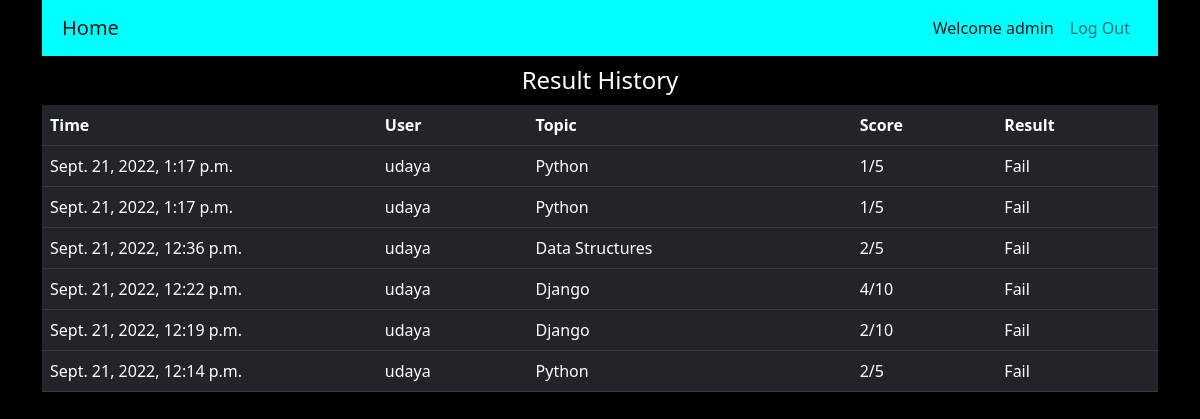
Page /results/all (signed in) on the committed database.
### quizApp/models.py (models this page shows, shortened)
class Result(models.Model):
    user = models.ForeignKey(settings.AUTH_USER_MODEL, related_name="result", on_delete=models.CASCADE)
    total_correct = models.PositiveIntegerField()
    total_question = models.PositiveIntegerField()
    date_time = models.DateTimeField(auto_now=True)
    topic = models.ForeignKey(Topic, related_name="results", on_delete=models.CASCADE)
    answers = models.JSONField()
    passed = models.BooleanField(default=False)
    class Meta:
        ordering = ['-date_time']

class Topic(models.Model):
    name = models.CharField(max_length=80, verbose_name="Topic Name", unique=True)
    time = models.IntegerField(verbose_name="Total test time in minutes", choices=TIME_CHOICES)
    def __str__(self):
        return self.name

### quizApp/views.py (the view)
# urls.py: path('results/all',ResultView.as_view(),name='all_results'),
class ResultView(LoginRequiredMixin, ListView):
    model = Result
    def get_queryset(self):
        if self.request.user.is_staff:
            return super().get_queryset()
        else:
            return super().get_queryset().filter(user=self.request.user)

### quizApp/templates/quizApp/result_list.html (shortened to what this page needs)
{% extends 'base.html' %}
{% load bootstrap5 %}
{% block content %}
<h4 style="text-align: center; margin: 10px;">Result History</h4>
{% if result_list %}
<table class="table table-hover table-dark">
    <thead>
        <tr>
            <th scope="col" style="width: 30%;">Time</th>
            <th scope="col">User</th>
            <th scope="col">Topic</th>
            <th scope="col">Score</th>
            <th scope="col">Result</th>
        </tr>
    </thead>
    <tbody>
        {% for result in result_list %}
        <tr>
            <td>{{result.date_time}}</td>
            <td>{{result.user.username}}</td>
            <td>{{result.topic}}</td>
            <td>{{result.total_correct}}/{{result.total_question}}</td>
            {% if result.passed %}
            <td>Pass</td>
            {% else %}
            <td>Fail</td>
            {% endif %}
        </tr>
        {% endfor %}
    </tbody>
</table>
{% endif %}
{% endblock %}

### templates/base.html (shortened to what this page needs)
<!DOCTYPE html>
{% load static %}
<html lang="en">
<head>
    <link href="https://cdn.jsdelivr.net/npm/bootstrap@5.2.1/dist/css/bootstrap.min.css" rel="stylesheet">
    <link rel="stylesheet" href="{% static 'css/main.css' %}">
</head>
<body>
    <div class="container">
    <nav class="navbar navbar-expand-lg navbar-light" style="padding-left:20px; padding-right:20px; background-color: #00FFFF;">
        <a class="navbar-brand" href="{% url 'quizapp:home' %}">Home</a>
        <div class="collapse navbar-collapse" id="navbarNav">
            <div class="collapse navbar-collapse justify-content-end" id="navbarSupportedContent">
                <ul class="navbar-nav ">
                    {% if user.is_authenticated %}
                    <li class="nav-item">
                        <span class="navbar-text nav-link active">Welcome {{user}}</span>
                    </li>
                    <li class="nav-item"><a class="nav-link" href="{% url 'logout' %}">Log Out</a></li>
                    {% endif %}
                </ul>
            </div>
        </div>
    </nav>
    {% block content %}
    {% endblock %}
    </div>
</body>
</html>

### main/static/css/main.css (style rules this page uses)
body { background-color:black; color:white !Important; }

### rows in the picture
Result: date_time "Sept. 21, 2022, 1:17 p.m.", user.username "udaya", topic "Python", total_correct "1", total_question "5", passed "Fail"
Result: date_time "Sept. 21, 2022, 1:17 p.m.", user.username "udaya", topic "Python", total_correct "1", total_question "5", passed "Fail"
Result: date_time "Sept. 21, 2022, 12:36 p.m.", user.username "udaya", topic "Data Structures", total_correct "2", total_question "5", passed "Fail"
Result: date_time "Sept. 21, 2022, 12:22 p.m.", user.username "udaya", topic "Django", total_correct "4", total_question "10", passed "Fail"
Result: date_time "Sept. 21, 2022, 12:19 p.m.", user.username "udaya", topic "Django", total_correct "2", total_question "10", passed "Fail"
Result: date_time "Sept. 21, 2022, 12:14 p.m.", user.username "udaya", topic "Python", total_correct "2", total_question "5", passed "Fail"

### other values in the picture
{{ user }} "admin"
